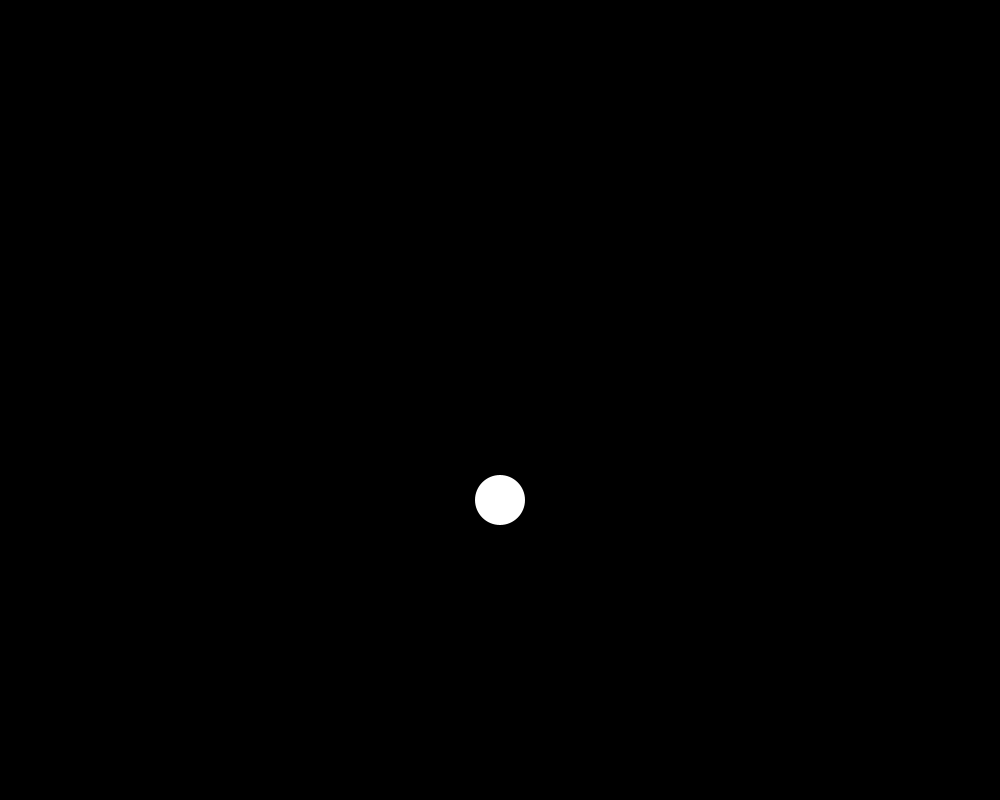
Frame 1 (no input)
Frame 60 (the mouse pressed at the canvas centre just before this capture): identical to frame 1, image omitted
Frame 120 (the mouse held since frame 60 and released just before this capture): identical to frame 1, image omitted

The Processing sketch that drew this single still picture (run headless with seeded random() and noise(); from frame 60 on, the mouse is pressed at the canvas centre):

// Processing sketch: Second_Order_Dynamics
// ── Second_Order_Dynamics.pde

PVector pos;
float x, x2, y, y2, y3;

void setup() {
  size(1000, 800);
  pos = new PVector(500, 500);
}

void draw() {
  background(0);
  fill(255);
  noStroke();

  ellipse(pos.x, pos.y, 50, 50);
}


public class SODyn {

  PVector xp, y, yd;
  float k1, k2, k3;

  SODyn(float f, float z, float r, PVector v) {
    k1 = z/(PI*f);
    k2 = 1/(sqrt(2*PI*f));
    k3 = r*z/(2*PI*f);

    xp = v;
    y = v;
    yd = new PVector(0, 0);
  }

  PVector Update(float T, PVector x, PVector xd) {
    if (xd == null) {
      xd = x;
      xd.sub(xp);
      xd.div(T);
      
      xp = x;
    }
    
    PVector add = yd;
    add.mult(T);
    y.add(add);
    
    PVector add2 = x;
    
    return y;
  }
}
